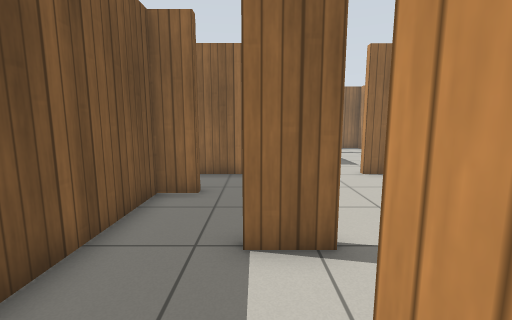
view 1 (above)

16 first-person views from a walk through a robot-simulator world made for Gazebo. The camera is 1 m above the floor, tilts 8° down and sees 90° across. The floor is counted in squares, 0.5 m on a side. Each view is taken from the middle of a square. On the plan, view 1 faces up. The plan holds only what a view shows up to about 16 squares ahead; the rest is blank. Gazebo's built-in surfaces are drawn with simple patterns.

view 2
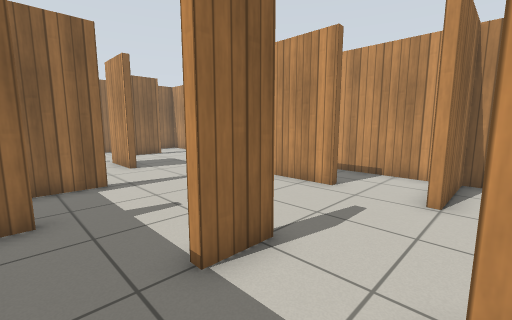

view 3
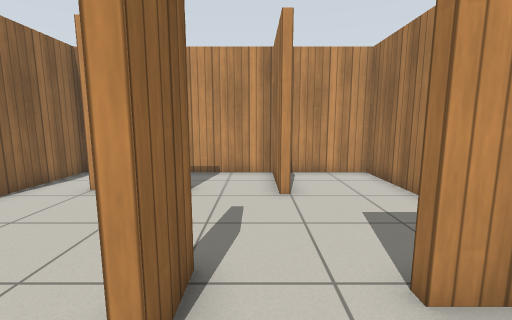

view 4
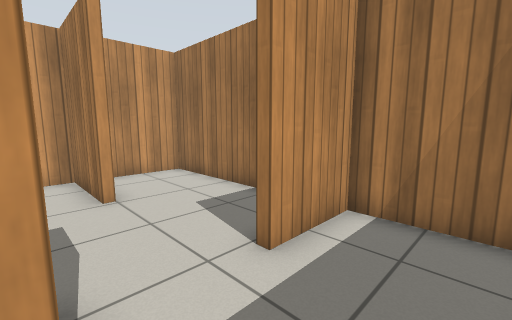

view 5
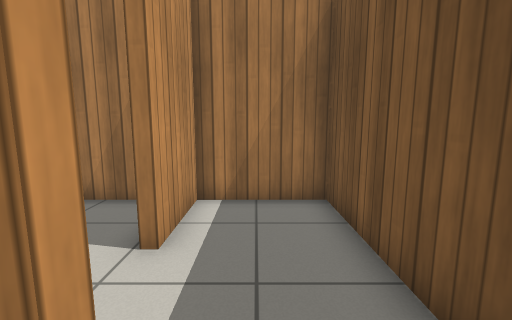

view 6
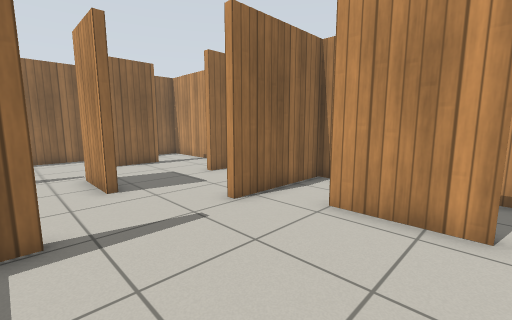

view 7
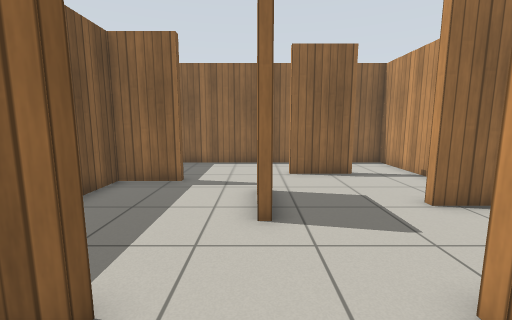

view 8
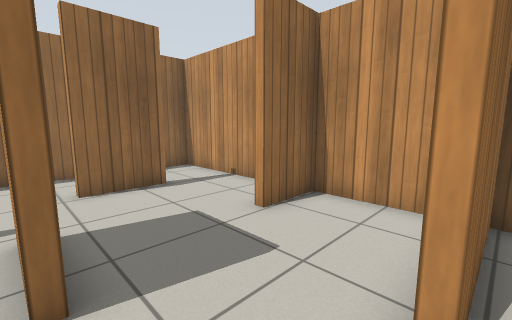

view 9
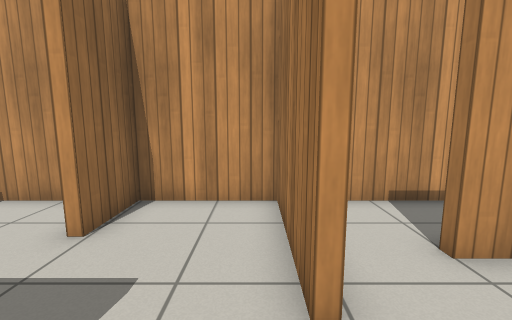

view 10
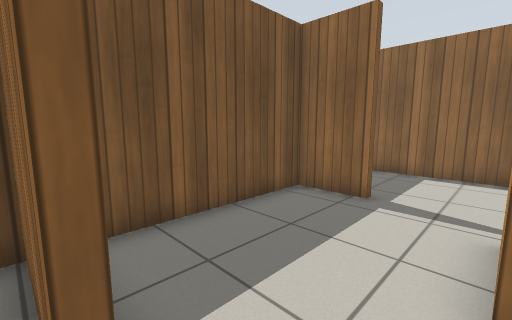

view 11
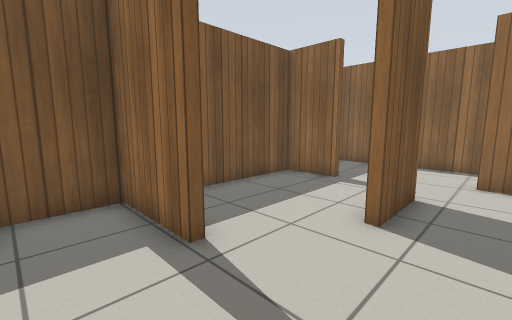

view 12
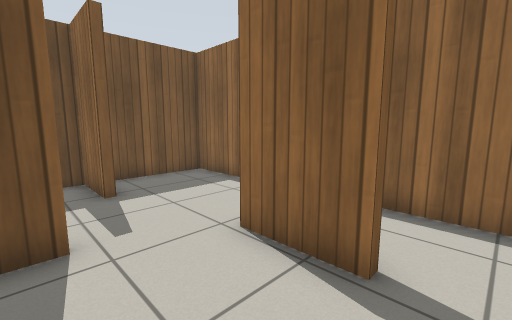

view 13
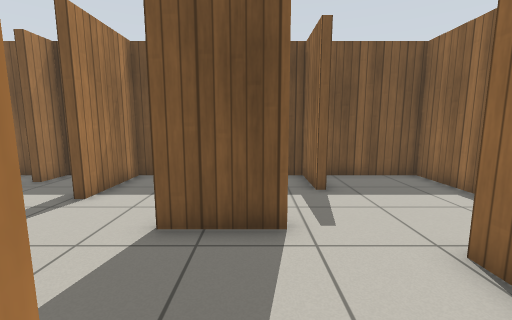

view 14
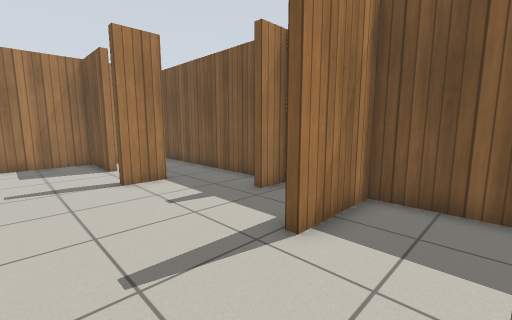

view 15
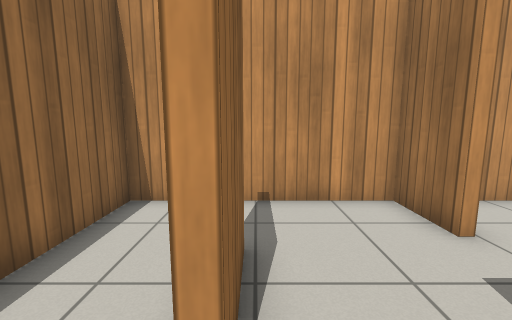

view 16
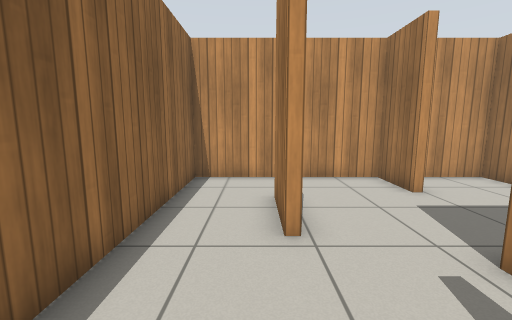

### Floor plan
Points are (right, up) in squares from view 1. A wall is a line through its corners. A room is listed if a view was taken in it or the views show most of it. See-through windows are left out.
Room 1 (views 1, 2, 3, 4, 5, 6, 7, 8, 10, 11)
walls: (1.3, 3.9) (-0.2, 3.9) (-0.2, 4.2) (1.3, 4.2) (1.3, 3.9); (5.1, 2.3) (8.5, 2.3) (8.5, 10.1) (4.3, 10.1); (6, 5) (5.6, 5) (5.6, 8) (6, 8); (0.9, 1.3) (0.9, -1.6) (8.5, -1.6) (8.5, 2) (5.1, 2); (-1.6, 7.2) (-2.9, 7.2) (-2.9, -1.6) (0.6, -1.6) (0.6, 1.1); (0.3, 10.4) (0.3, 10.1) (-2.9, 10.1) (-2.9, 7.6) (-1.6, 7.6)
ways out: opening at (2.5, 10) to room 2
Room 2 (views 9, 12, 13, 14, 15, 16)
walls: (2.3, 15.6) (2.3, 13); (3.2, 18.5) (5.9, 18.5); (2, 13) (2, 15.6); (6, 18.2) (3.2, 18.2); (-0.6, 17.3) (-0.6, 16.8) (-2.9, 16.8) (-2.9, 10.4) (0.3, 10.4); (4.3, 10.4) (8.5, 10.4) (8.5, 14.1) (6.3, 14.1) (6.3, 14.4) (8.5, 14.4) (8.5, 21.3) (-2.9, 21.3) (-2.9, 17.8)
ways out: opening at (2.5, 10) to room 1

Where each view was taken, in squares from view 1:
view 1: 0 up, 0 right, facing up
view 2: 1 up, 2 left, facing up-right
view 3: 3 up, 2 left, facing right
view 4: 4 up, 2 left, facing down-right
view 5: 5 up, 1 left, facing down
view 6: 5 up, 0 right, facing up-right
view 7: 8 up, 2 right, facing up
view 8: 10 up, 2 right, facing up-right
view 9: 11 up, 2 right, facing right
view 10: 10 up, 2 right, facing up-left
view 11: 8 up, 4 right, facing up-left
view 12: 15 up, 7 right, facing up-left
view 13: 15 up, 7 right, facing left
view 14: 13 up, 4 right, facing down-left
view 15: 18 up, 2 right, facing right
view 16: 19 up, 1 left, facing right
